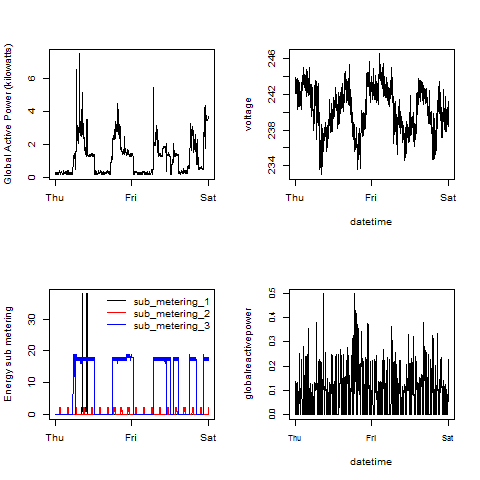

This figure's R source:
#plot multiple graphs on one image
png("plot4.png")

par(mfcol=c(2,2))
with(electricitydata,{
        plot(datetime,globalactivepower,type="l",xlab=" ",ylab="Global Active Power (kilowatts)")
        
        plot(datetime,submetering1,type="l",xlab=" ",ylab="Energy sub metering")
        points(datetime,submetering2,type="l",col="red")
        points(datetime,submetering3,type="l",col="blue")
        legend("topright",col=c("black","red","blue"),lty=1, bty="n", legend=c("sub_metering_1","sub_metering_2","sub_metering_3"))
        
        plot(datetime,voltage,type="l")
        
        plot(datetime,globalreactivepower,type="l", cex.axis=0.8)
        
})

dev.off()